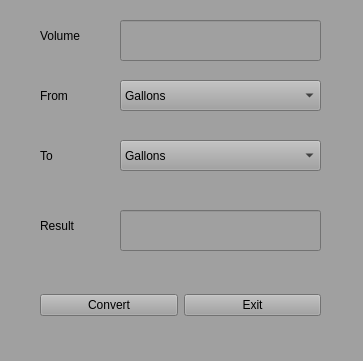
<?xml version="1.0" encoding="UTF-8"?>
<ui version="4.0">
 <class>MainWindow</class>
 <widget class="QMainWindow" name="MainWindow">
  <property name="geometry">
   <rect>
    <x>0</x>
    <y>0</y>
    <width>363</width>
    <height>361</height>
   </rect>
  </property>
  <property name="windowTitle">
   <string>Volume Converter</string>
  </property>
  <property name="styleSheet">
   <string notr="true">background-color: rgb(160, 160, 160);</string>
  </property>
  <widget class="QWidget" name="centralwidget">
   <widget class="QLabel" name="label_4">
    <property name="geometry">
     <rect>
      <x>40</x>
      <y>210</y>
      <width>121</width>
      <height>31</height>
     </rect>
    </property>
    <property name="text">
     <string>Result</string>
    </property>
   </widget>
   <widget class="QLineEdit" name="line2">
    <property name="geometry">
     <rect>
      <x>120</x>
      <y>210</y>
      <width>201</width>
      <height>41</height>
     </rect>
    </property>
   </widget>
   <widget class="QLabel" name="label_2">
    <property name="geometry">
     <rect>
      <x>40</x>
      <y>80</y>
      <width>121</width>
      <height>31</height>
     </rect>
    </property>
    <property name="text">
     <string>From</string>
    </property>
   </widget>
   <widget class="QLabel" name="label">
    <property name="geometry">
     <rect>
      <x>40</x>
      <y>20</y>
      <width>121</width>
      <height>31</height>
     </rect>
    </property>
    <property name="text">
     <string>Volume</string>
    </property>
   </widget>
   <widget class="QLineEdit" name="line1">
    <property name="geometry">
     <rect>
      <x>120</x>
      <y>20</y>
      <width>201</width>
      <height>41</height>
     </rect>
    </property>
   </widget>
   <widget class="QComboBox" name="comboBox1">
    <property name="geometry">
     <rect>
      <x>120</x>
      <y>80</y>
      <width>201</width>
      <height>31</height>
     </rect>
    </property>
    <item>
     <property name="text">
      <string>Gallons</string>
     </property>
    </item>
    <item>
     <property name="text">
      <string>Quarts</string>
     </property>
    </item>
    <item>
     <property name="text">
      <string>Pints</string>
     </property>
    </item>
    <item>
     <property name="text">
      <string>Ounces</string>
     </property>
    </item>
   </widget>
   <widget class="QLabel" name="label_3">
    <property name="geometry">
     <rect>
      <x>40</x>
      <y>140</y>
      <width>121</width>
      <height>31</height>
     </rect>
    </property>
    <property name="text">
     <string>To</string>
    </property>
   </widget>
   <widget class="QComboBox" name="comboBox2">
    <property name="geometry">
     <rect>
      <x>120</x>
      <y>140</y>
      <width>201</width>
      <height>31</height>
     </rect>
    </property>
    <item>
     <property name="text">
      <string>Gallons</string>
     </property>
    </item>
    <item>
     <property name="text">
      <string>Quarts</string>
     </property>
    </item>
    <item>
     <property name="text">
      <string>Pints</string>
     </property>
    </item>
    <item>
     <property name="text">
      <string>Ounces</string>
     </property>
    </item>
   </widget>
   <widget class="QWidget" name="">
    <property name="geometry">
     <rect>
      <x>40</x>
      <y>280</y>
      <width>281</width>
      <height>51</height>
     </rect>
    </property>
    <layout class="QHBoxLayout" name="horizontalLayout">
     <item>
      <widget class="QPushButton" name="cvt_btn">
       <property name="text">
        <string>Convert</string>
       </property>
      </widget>
     </item>
     <item>
      <widget class="QPushButton" name="exit_btn">
       <property name="text">
        <string>Exit</string>
       </property>
      </widget>
     </item>
    </layout>
   </widget>
  </widget>
  <widget class="QStatusBar" name="statusbar"/>
 </widget>
 <resources/>
 <connections/>
</ui>
